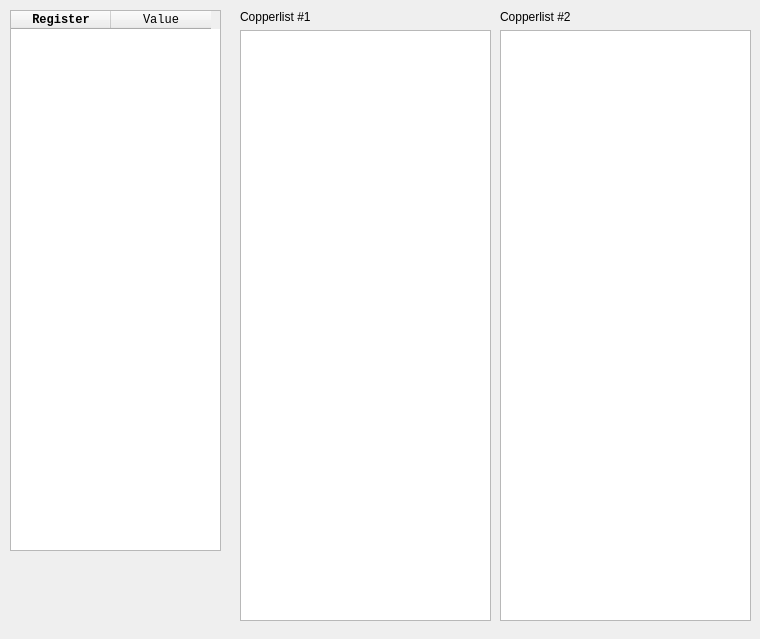
<?xml version="1.0" encoding="UTF-8"?>
<ui version="4.0">
 <class>CopperDialog</class>
 <widget class="QDialog" name="CopperDialog">
  <property name="geometry">
   <rect>
    <x>0</x>
    <y>0</y>
    <width>760</width>
    <height>639</height>
   </rect>
  </property>
  <property name="windowTitle">
   <string>Dialog</string>
  </property>
  <widget class="QTableWidget" name="registers_list_">
   <property name="geometry">
    <rect>
     <x>10</x>
     <y>10</y>
     <width>211</width>
     <height>541</height>
    </rect>
   </property>
   <property name="font">
    <font>
     <family>Courier New</family>
    </font>
   </property>
   <column>
    <property name="text">
     <string>Register</string>
    </property>
    <property name="font">
     <font>
      <weight>75</weight>
      <bold>true</bold>
     </font>
    </property>
   </column>
   <column>
    <property name="text">
     <string>Value</string>
    </property>
   </column>
  </widget>
  <widget class="QWidget" name="gridLayoutWidget">
   <property name="geometry">
    <rect>
     <x>500</x>
     <y>10</y>
     <width>251</width>
     <height>611</height>
    </rect>
   </property>
   <layout class="QGridLayout" name="gridLayout">
    <item row="1" column="0">
     <widget class="QListWidget" name="copperlist_2">
      <property name="font">
       <font>
        <family>Courier New</family>
       </font>
      </property>
     </widget>
    </item>
    <item row="0" column="0">
     <widget class="QLabel" name="label_2">
      <property name="text">
       <string>Copperlist #2</string>
      </property>
     </widget>
    </item>
   </layout>
  </widget>
  <widget class="QWidget" name="gridLayoutWidget_2">
   <property name="geometry">
    <rect>
     <x>240</x>
     <y>10</y>
     <width>251</width>
     <height>611</height>
    </rect>
   </property>
   <layout class="QGridLayout" name="gridLayout_2">
    <item row="1" column="0">
     <widget class="QListWidget" name="copperlist_1">
      <property name="font">
       <font>
        <family>Courier New</family>
       </font>
      </property>
     </widget>
    </item>
    <item row="0" column="0">
     <widget class="QLabel" name="label">
      <property name="text">
       <string>Copperlist #1</string>
      </property>
     </widget>
    </item>
   </layout>
  </widget>
  <action name="actionTest">
   <property name="text">
    <string>Test</string>
   </property>
  </action>
  <zorder>gridLayoutWidget</zorder>
  <zorder>registers_list_</zorder>
  <zorder>gridLayoutWidget_2</zorder>
 </widget>
 <resources/>
 <connections/>
</ui>
